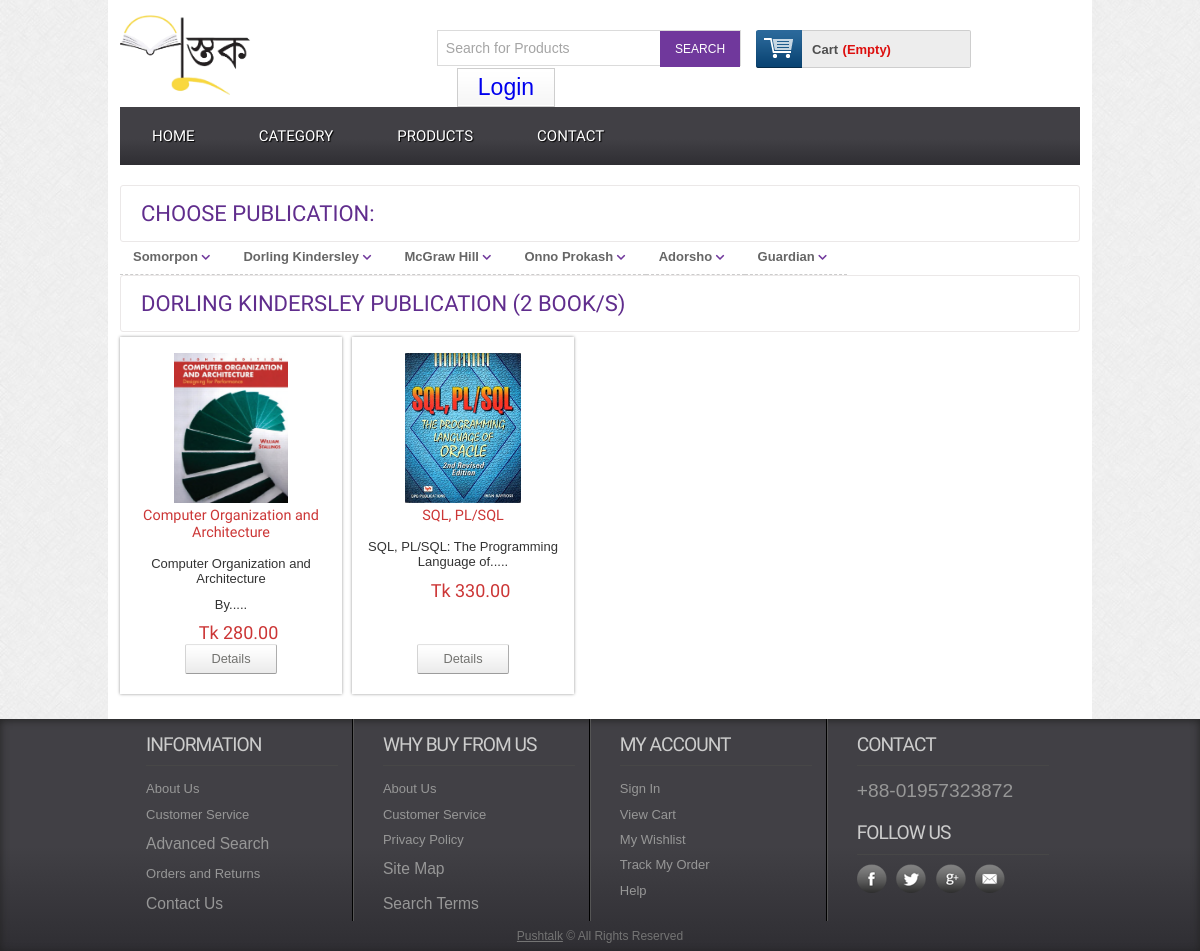
The page /productbybrand.php?brandId=5 on the database as committed earlier.
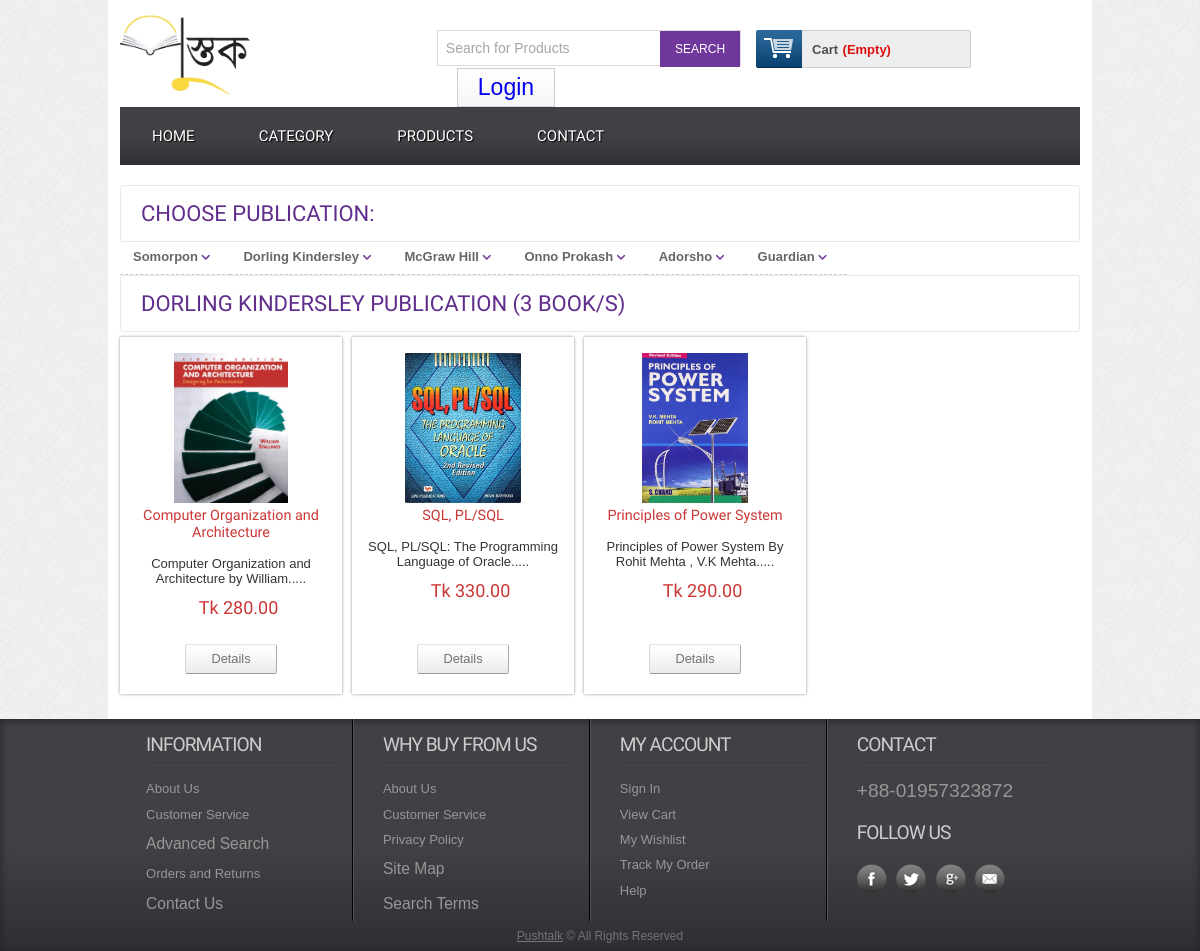
The same page on the database as committed later.
### tables this page shows
CREATE TABLE `tbl_brand` (
  `brandId` int(11) NOT NULL,
  `brandName` varchar(50) NOT NULL
);

CREATE TABLE `tbl_product` (
  `productId` int(11) NOT NULL,
  `productName` varchar(100) NOT NULL,
  `catId` int(11) NOT NULL,
  `brandId` int(11) NOT NULL,
  `body` text NOT NULL,
  `price` float(10,2) NOT NULL,
  `image` varchar(255) NOT NULL,
  `type` tinyint(4) NOT NULL DEFAULT 0
);

### classes/Cart.php (called while the page is built, shortened)
<?php
    $filepath = realpath(dirname(__FILE__));
    include_once ($filepath.'/../lib/Database.php');
    include_once ($filepath.'/../helpers/Format.php');
?>
<?php
    class Cart{
        private $db;
        public function __construct(){
            $this->db = new Database();
        }
        public function checkCartTable(){
            $sId = session_id();
            $query = "SELECT * FROM tbl_cart WHERE sId = '$sId'";
            $result = $this->db->select($query);
            return $result;
        }
    }
?>

### lib/Database.php (called while the page is built, shortened)
<?php
class Database
{
    public $host   = DB_HOST;
    public $user   = DB_USER;
    public $pass   = DB_PASS;
    public $dbname = DB_NAME;
    public $link;
    private function connectDB()
    {
        $this->link = new mysqli(
                        $this->host,
                        $this->user,
                        $this->pass,
                        $this->dbname
                     );
    }
    public function select($query)
    {
        $result = $this->link->query($query) or
            die($this->link->error . __LINE__);
        if ($result->num_rows > 0) {
            return $result;
        } else {
            return false;
        }
    }
}

### lib/Session.php (called while the page is built, shortened)
<?php
class Session
{
    public static function get($key)
    {
        if (isset($_SESSION[$key])) {
            return $_SESSION[$key];
        } else {
            return false;
        }
    }
}
?>

### classes/Brand.php (called while the page is built, shortened)
<?php
    $filepath = realpath(dirname(__FILE__));
    include_once ($filepath.'/../lib/Database.php');
    include_once ($filepath.'/../helpers/Format.php');
?>
<?php
    class Brand{
        private $db;
        public function __construct(){
            $this->db = new Database();
        }
        public function getAllBrand(){
            $query = "SELECT * FROM tbl_brand ORDER BY brandId DESC";
            $result = $this->db->select($query);
            return $result;
        }
        public function getBrandNameById($id){
            $brandId     = mysqli_real_escape_string($this->db->link, $id);
            $query = "SELECT DISTINCT brandName FROM tbl_brand WHERE brandId = '$brandId' ";
            $result = $this->db->select($query);
            return $result;
        }
    }
?>

### classes/Product.php (called while the page is built, shortened)
<?php
    $filepath = realpath(dirname(__FILE__));
    include_once ($filepath.'/../lib/Database.php');
    include_once ($filepath.'/../helpers/Format.php');
?>
<?php
    class Product{
        private $db;
        public function __construct(){
            $this->db = new Database();
        }
    public function productByBrand($id){
        $brandId     = mysqli_real_escape_string($this->db->link, $id);
        $query  = "SELECT tbl_brand.brandName, tbl_product.* FROM tbl_product, tbl_brand WHERE tbl_product.brandId = tbl_brand.brandId AND tbl_product.brandId = '$brandId' ";
        $result = $this->db->select($query);
        return $result;
    }
    public function countProductOfBrand($id){
        $brandId     = mysqli_real_escape_string($this->db->link, $id);
        $query = "SELECT COUNT(productId) AS Total FROM tbl_product WHERE brandId = '$brandId' ";
        $result = $this->db->select($query);
        return $result;
    }
    }
?>

### helpers/Format.php (called while the page is built, shortened)
<?php
class Format
{
    public function textShorten($text, $limit = 400)
    {
        $text = $text . " ";
        $text = substr($text, 0, $limit);
        $text = substr($text, 0, strrpos($text, ' '));
        $text = $text . ".....";
        return $text;
    }
}

### productbybrand.php (the view, shortened to what this page needs)
<?php include 'inc/header.php';?>
<?php
	if (!isset($_GET['brandId']) || $_GET['brandId'] == NULL) {
        echo "<script> window.location = '404.php'; </script>";
    } else {
        $id =  preg_replace('/[^-a-zA-Z0-9_]/', '', $_GET['brandId']);
    }
?>
 <div class="main">
    <div class="content">
			<div class="content_top">
					<div class="heading">
						<h3>Choose Publication:</h3>
					</div>
			</div>
			<div class="section group sidecat j_c_center ">
					<ul class="center">
						<?php
							$getBrand = $br->getAllBrand();
							if ($getBrand) {
								while ($result = $getBrand->fetch_assoc()) {
						?>
						<li class="flex-direction">
							<a href="productbybrand.php?brandId=<?php echo $result['brandId'];?>">
								<?php echo $result['brandName'];?>
								<i class="fas fa-chevron-down"> </i>
							</a>
						</li>
						<?php } } ?>
					</ul>
			</div>
			<div class="content_top">
				<div class="heading">
					<?php
						$namebybrand = $br->getBrandNameById($id);
						if ($namebybrand ) {
							while ($result = $namebybrand->fetch_assoc() ) {
					?>
					<h3>
						<?php echo $result['brandName'];?>
						<?php 	} }?>
						<?php
							$productofbrand = $pd->countProductOfBrand($id);
							if ($productofbrand ) {
							while ($result = $productofbrand->fetch_assoc() ) {
						?>
						<b>Publication (<?php echo $result['Total'];?> Book/s) <b>
						<?php 	} }?>
					</h3>
				</div>
			</div>
			<div class="section group">
					<?php
						$productbybrand = $pd->productByBrand($id);
						if ($productbybrand) {
							while ($result = $productbybrand->fetch_assoc()) {
					?>
					<div class="grid_1_of_4 images_1_of_4">
						<a href="details.php?proid=<?php echo $result['productId'] ;?>">
							<img  src="admin/<?php echo $result['image'] ;?>" class="img_cng" alt="" />
						</a>
						<h2> <?php echo $result['productName'] ;?> </h2>
						<p><?php echo $fm->textShorten($result['body'], 60) ;?> </p>
						<p><span class="price">Tk <?php echo $result['price'] ;?></span></p>
						<div class="button">
							<span>
								<a href="details.php?proid=<?php echo $result['productId'] ;?>"
									class="details">Details</a>
							</span>
						</div>
					</div>
					<?php 	} } else {
						echo "<h3> This category has no products available! </h3>";
					} ?>
			</div>
		</div>
 </div>
 </div>
 <?php include 'inc/footer.php';?>

### inc/header.php (shortened to what this page needs)
<?php
include 'lib/Session.php';
include 'lib/Database.php';
include 'helpers/Format.php';
$fm = new Format();
$pd = new Product();
$ct = new Cart();
$br = new Brand();
?>
<!DOCTYPE HTML>
<head>
	<link href="css/style.css" rel="stylesheet" type="text/css" media="all" />
	<link href="css/menu.css" rel="stylesheet" type="text/css" media="all" />
	<link href="css/custom.css" rel="stylesheet" type="text/css" media="all" />
    <link rel="stylesheet" href="admin/assets/fontawesome/css/all.min.css">
    <link rel="stylesheet" href="admin/assets/fontawesome/css/fontawesome.min.css">
</head>
<body>
	<div class="wrap">
		<div class="header_top">
			<div class="logo">
				<a href="index.php"><img class="logo_img" src="images/logo.png" alt="Pushtalk" /></a>
			</div>
			<div class="header_top_right">
				<div class="search_box">
					<form>
						<input type="text" value="Search for Products" onfocus="this.value = '';" onblur="if (this.value == '') {this.value = 'Search for Products';}">
						<input type="submit" value="SEARCH">
					</form>
				</div>
				<div class="shopping_cart">
					<div class="cart">
						<a href="cart.php" title="View cart" rel="nofollow">
							<span class="cart_title">Cart</span>
							<span class="no_product">
								<?php
								$getData = $ct->checkCartTable();
								if ($getData) {
									$sum  = Session::get("sum");
									$qty  = Session::get("qty");
									echo "Tk: " . $sum . " || Q: " . $qty;
								} else {
									echo "(Empty)";
								}
								?>
							</span>
						</a>
					</div>
				</div>
				<div class="login">
					<?php
					$login = Session::get("cuslogin");
					if ($login == false) { ?>
						<a href="login.php">Login</a>
					<?php } else { ?>
						<a href="?cid=<?php Session::get('cmrId') ?>">Logout</a>
					<?php } ?>
				</div>
			</div>
		</div>
		<div class="menu">
			<ul id="dc_mega-menu-orange" class="dc_mm-orange">
				<li> <a href="index.php"> Home </a> </li>
				<li> <a href="category.php"> Category </a> </li>
				<li> <a href="products.php"> Products </a> </li>
				<li> <a href="contact.php"> Contact </a> </li>
			</ul>
		</div>

### inc/footer.php (shortened to what this page needs)
<div class="footer">
   	  <div class="wrapper">
	     <div class="section group">
				<div class="col_1_of_4 span_1_of_4">
						<h4>Information</h4>
						<ul>
							<li><a href="#">About Us</a></li>
							<li><a href="#">Customer Service</a></li>
							<li><a href="#"><span>Advanced Search</span></a></li>
							<li><a href="#">Orders and Returns</a></li>
							<li><a href="#"><span>Contact Us</span></a></li>
						</ul>
					</div>
				<div class="col_1_of_4 span_1_of_4">
					<h4>Why buy from us</h4>
						<ul>
							<li><a href="#">About Us</a></li>
							<li><a href="#">Customer Service</a></li>
							<li><a href="#">Privacy Policy</a></li>
							<li><a href="#"><span>Site Map</span></a></li>
							<li><a href="#"><span>Search Terms</span></a></li>
						</ul>
				</div>
				<div class="col_1_of_4 span_1_of_4">
					<h4>My Account</h4>
						<ul>
							<li><a href="#">Sign In</a></li>
							<li><a href="cart.php">View Cart</a></li>
							<li><a href="#">My Wishlist</a></li>
							<li><a href="#">Track My Order</a></li>
							<li><a href="#">Help</a></li>
						</ul>
				</div>
				<div class="col_1_of_4 span_1_of_4">
					<h4>Contact</h4>
						<ul>
							<li><span>+88-01957323872</span></li>
						</ul>
						<div class="social-icons">
							<h4>Follow Us</h4>
					   		  <ul>
							      <li class="facebook"><a href="#" target="_blank"> </a></li>
							      <li class="twitter"><a href="#" target="_blank"> </a></li>
							      <li class="googleplus"><a href="#" target="_blank"> </a></li>
							      <li class="contact"><a href="#" target="_blank"> </a></li>
						     </ul>
   	 					</div>
				</div>
			</div>
			<div class="copy_right">
				<p> <a href="http://github.com/ahmad-musa/shop" target= "_blank">Pushtalk</a> &copy; All Rights Reserved </p>
		   </div>
     </div>
    </div>
	<link href="css/flexslider.css" rel='stylesheet' type='text/css' />
</body>
</html>

### css/menu.css (style rules this page uses)
ul.dc_mm-orange,ul.dc_mm-orange li { border:none; list-style:none; }
ul.dc_mm-orange { background: #414045; background: -moz-linear-gradient(top, var(--lightblack) 55%, var(--darkblack) 100%); background: -webkit-gradient(linear, left top, left bottom, color-stop(55%,var(--lightblack)), color-stop(100%,var(--darkblack))); background: -webkit-linear-gradient(top, var(--lightblack) 55%,var(--darkblack) 100%); background: -o-linear-gradient(top, var(--lightblack) 55%,var(--darkblack) 100%); background: -ms-linear-gradient(top, var(--lightblack) 55%,var(--darkblack) 100%); background: linear-gradient(to bottom, var(--lightblack) 55%,var(--darkblack) 100%); filter: progid:DXImageTransform.Microsoft.gradient( startColorstr='var(--lightblack)', endColorstr='var(--darkblack)',GradientType=0 ); font:normal 13px Arial,sans-serif; padding:0; position:relative; width:100%; }
ul.dc_mm-orange li { float:left; margin:0; padding:0; }
ul.dc_mm-orange li a { color:#fff; display:block; float:left; font-size:15px; padding:20px 32px; text-decoration:none; text-shadow:1px 1px 1px #000; text-transform:uppercase; font-family:'Doppio One', sans-serif; transition: all 0.3s ease; }

### css/custom.css (style rules this page uses)
.center { display: flex; align-items: center; justify-content: center; }

Rows that differ between the two databases and show on the page:
changed tbl_product "Computer Organization and Architecture": body "Computer Organization and Architecture By....." → "Computer Organization and Architecture by William....."
changed tbl_product "SQL, PL/SQL": body "SQL, PL/SQL: The Programming Language of....." → "SQL, PL/SQL: The Programming Language of Oracle....."
added tbl_product: image (picture), productName "Principles of Power System", body "Principles of Power System By Rohit Mehta , V.K Mehta.....", price "290.00"
Other text that changed with them:
new list line: "PUBLICATION ( 3 BOOK/S)"
list line gone: "PUBLICATION ( 2 BOOK/S)"
